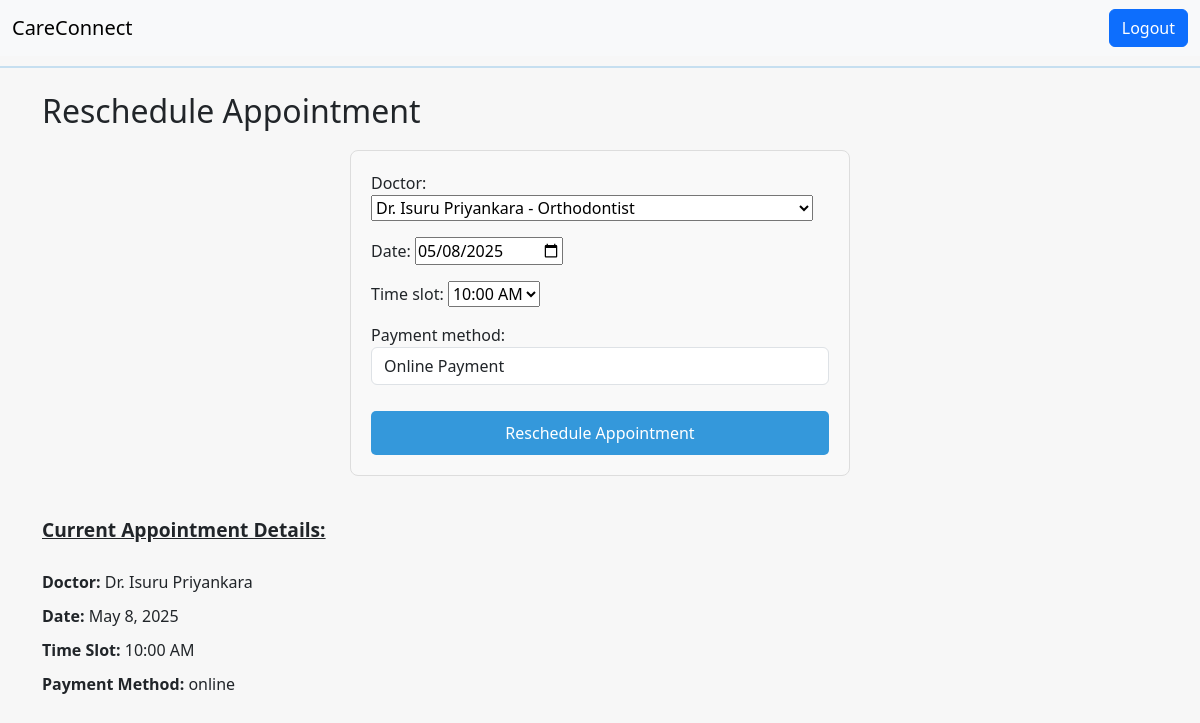
Page /appointment/reschedule/15/ (signed in) on the committed database.
### core/models.py (models this page shows, shortened)
class Appointment(models.Model):
    PAYMENT_METHOD_CHOICES = [
        ('online', 'Online Payment'),
        ('cash', 'Cash at Visit'),
    ]
    STATUS_CHOICES = [
        ('upcoming', 'Upcoming'),
        ('completed', 'Completed'),
        ('canceled', 'Canceled'),
    ]
    user = models.ForeignKey(User, on_delete=models.CASCADE)
    doctor = models.ForeignKey(Doctor, on_delete=models.CASCADE)
    date = models.DateField()
    time_slot = models.CharField(max_length=50)
    status = models.CharField(max_length=20, choices=STATUS_CHOICES, default='upcoming')
    payment_method = models.CharField(
        max_length=10,
        choices=PAYMENT_METHOD_CHOICES,
        default='online'
    )
    is_paid = models.BooleanField(default=False)
    class Meta:
        unique_together = ('doctor', 'date', 'time_slot')  # Prevent double bookings

class Doctor(models.Model):
    name = models.CharField(max_length=100)
    specialty = models.CharField(max_length=100)
    qualification = models.TextField(blank=True, null=True)
    availability = models.BooleanField(default=True)
    image = models.ImageField(upload_to='doctor_images/', null=True, blank=True)
    rating = models.FloatField(default=0.0)
    consultation_fee = models.DecimalField(max_digits=10, decimal_places=2, default=0.00)
    def __str__(self):
        return f"{self.name} - {self.specialty}"

### core/views.py (the view)
# urls.py: path('appointment/reschedule/<int:appointment_id>/', views.reschedule_appointment, name='reschedule_appointment'),
@login_required
def reschedule_appointment(request, appointment_id):
    appointment = get_object_or_404(Appointment, id=appointment_id)
    if request.method == 'POST':
        form = RescheduleAppointmentForm(request.POST, instance=appointment)
        if form.is_valid():
            form.save()
            return redirect('dashboard')
    else:
        form = RescheduleAppointmentForm(instance=appointment)
    return render(request, 'reschedule_appointment.html', {'form': form, 'appointment': appointment})

### core/forms.py
class RescheduleAppointmentForm(forms.ModelForm):
    TIME_CHOICES = [
        ("09:00 AM", "09:00 AM"),
        ("10:00 AM", "10:00 AM"),
        ("11:00 AM", "11:00 AM"),
        ("12:00 PM", "12:00 PM"),
        ("01:00 PM", "01:00 PM"),
        ("02:00 PM", "02:00 PM"),
        ("03:00 PM", "03:00 PM"),
        ("04:00 PM", "04:00 PM"),
    ]
    time_slot = forms.ChoiceField(choices=TIME_CHOICES)
    doctor = forms.ModelChoiceField(queryset=Doctor.objects.all())
    payment_method = forms.ChoiceField(
        choices=Appointment.PAYMENT_METHOD_CHOICES,
        widget=forms.Select
    )
    date = forms.DateField(widget=forms.DateInput(attrs={'type': 'date'}))
    class Meta:
        model = Appointment
        fields = ['doctor', 'date', 'time_slot', 'payment_method']
    def __init__(self, *args, **kwargs):
        super(RescheduleAppointmentForm, self).__init__(*args, **kwargs)
        self.fields['date'].widget.attrs.update({'placeholder': 'YYYY-MM-DD'})
        self.fields['time_slot'].widget.attrs.update({'placeholder': 'e.g. 10:00 AM'})
        self.fields['payment_method'].widget.attrs.update({'class': 'form-control'})

### templates/reschedule_appointment.html (shortened to what this page needs)
{% extends 'base.html' %}
{% block content %}
<h2>Reschedule Appointment</h2>
<div class="form-container" style="margin-bottom: 40px;">
  <form method="POST">
      {{ form.as_p }}
      <button type="submit">Reschedule Appointment</button>
  </form>
</div>
<p style="font-weight: bold; font-size: 1.2rem; text-decoration: underline;">
  Current Appointment Details:
</p>
<div class="appointment-details">
    <ul>
        <li><strong>Doctor:</strong> {{ appointment.doctor.name }}</li>
        <li><strong>Date:</strong> {{ appointment.date }}</li>
        <li><strong>Time Slot:</strong> {{ appointment.time_slot }}</li>
        <li><strong>Payment Method:</strong> {{ appointment.payment_method }}</li>
    </ul>
</div>
{% endblock %}

### core/static/style.css (style rules this page uses)
body { margin: 0; background-color: rgb(247, 247, 247); }

### templates/reschedule_appointment.html (style rules this page uses)
.form-container { margin: 20px 0; padding: 20px; border: 1px solid #ddd; border-radius: 8px; background-color: #f9f9f9; max-width: 500px; margin-left: auto; margin-right: auto; }
.form-container form { display: flex; flex-direction: column; }
.form-container form button { background-color: #3498db; color: white; padding: 10px; border: none; border-radius: 5px; font-size: 16px; cursor: pointer; margin-top: 10px; }
.appointment-details ul { list-style-type: none; padding: 0; margin: 20px 0; font-size: 16px; }
.appointment-details li { padding: 5px 0; }
.appointment-details li strong { font-weight: bold; }

### rows in the picture
Appointment: doctor "Dr. Isuru Priyankara - Orthodontist", date "05/08/2025", time_slot "10:00 AM", payment_method "Online Payment", doctor.name "Dr. Isuru Priyankara", date "May 8, 2025", payment_method "online"
